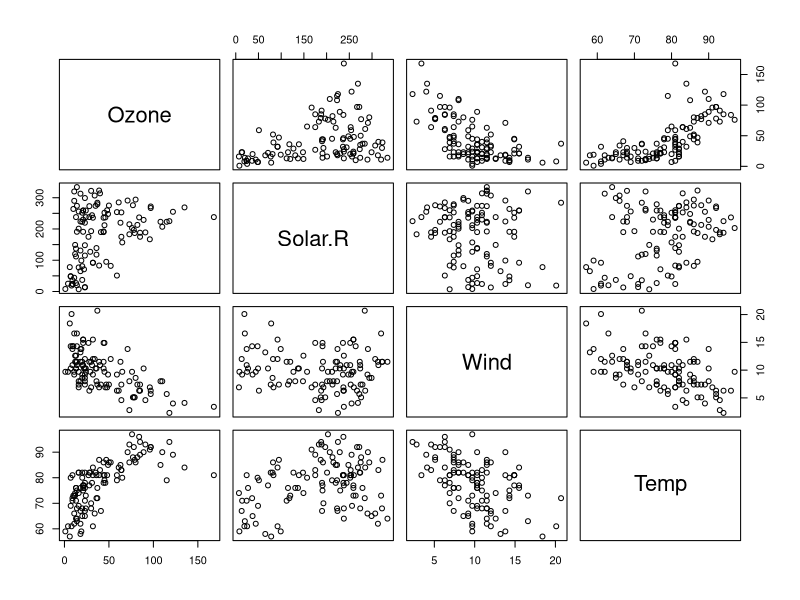
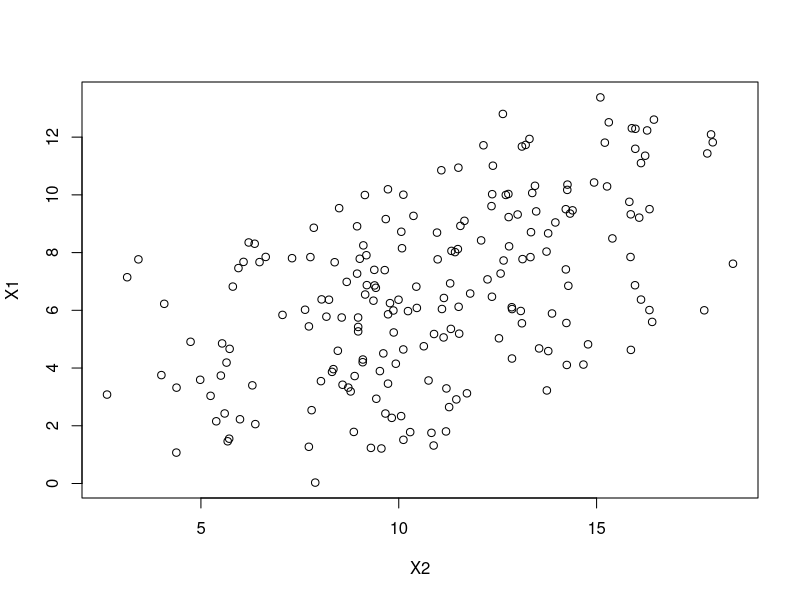

Source code (R) for these figures, in order:
##Lauren Edson
## NRE 538 Lab 7

data("airquality")
head(airquality, 15)

library(dplyr)
airquality = airquality %>%
  subset(is.na(Solar.R)==FALSE & is.na(Ozone)==FALSE)

pairs(airquality[,c(1:4)])
cor(airquality[,c(1:4)], use="na.or.complete")


# Exercise 1
# Manipulate the above code to reduce the correlation between X1X1 and X2X2 
# and recalculate the regression coefficients. Explain what you find.
# hint: Increase the random noise of X1X1 and X2X2 so that the two can be less correlated.

Y = seq(from=0, to=20, by=0.1)
X1 = (Y-2)/3 + runif(length(Y), min=0.5, max=8)
X2 = (Y+3)/2 + runif(length(Y), min=0.5, max=8)
df = as.data.frame(cbind(Y, X1, X2))
summary(lm(Y~X1, data=df)) #coefficient = 1.37
summary(lm(Y~X2, data=df)) #coefficient = 1.23
summary(lm(Y~X1+X2, data=df)) #coefficient = 0.99
plot(X1~X2)
cor(X1, X2) #correlation = 0.4589443
#Since I allowed for a greater amount of random noise in X1 and X2, the 
#relationship between Y and X1 and X2, becomes less correlated. In the plot,
#this looks like a more scattered plot, rather than a linear relationship.
#The correlation value is now 0.458, as opposed to 0.96, as it was with smaller noise.

##### Oscar: I would expect to see more discussion on this exercise, like how do you think the estimated coefficients? 
#####        Are they more close to the true value or are they more close to the estimate from uni-variate regression?


#########################################################
# Exercise 2
# [Bonus, 2 pts] Challenge yourself by calculating the RSS of the two models, 
# FF statistics (1 pt) and the p-value (1 pt) all by yourself (i.e. not using the 
#  anova() function)

mod1 = lm(Temp~Wind, data=airquality)
mod2 = lm(Temp~Wind+Solar.R, data=airquality)
summary(mod1) #degrees of freedom is 109 
summary(mod2) #degrees of freedom is 108
#anova(mod1, mod2) #F value is 8.3739

res1 = residuals(mod1)
RSS1 = sum(res1^2) 
RSS1 #7520.672

res2 = residuals(mod2)
RSS2 = sum(res2^2) 
RSS2 #6979.506

Fstat= ((RSS1-RSS2)/(3-2))/(RSS2/(108)) 
Fstat #8.373933

pf(Fstat,109,108) #1

##### Oscar: Good try, but one of the degree of freedom should be 1 (3-2). Please refer to the script I uploaded. 

# Compare a third model (mod3) with ozone varaible as the third independent 
#variable to mod1 and mod2 above. Does it explain more variance? Does it give 
#you reasonable estimate of regression coefficients?

mod3 = lm(Temp~Wind+Solar.R+Ozone, data=airquality)
summary(mod3)
anova(mod1, mod2, mod3)
# Analysis of Variance Table
# 
# Model 1: Temp ~ Wind
# Model 2: Temp ~ Wind + Solar.R
# Model 3: Temp ~ Wind + Solar.R + Ozone
# Res.Df    RSS Df Sum of Sq      F    Pr(>F)    
# 1    109 7520.7                                  
# 2    108 6979.5  1    541.17 11.589 0.0009349 ***
# 3    107 4996.6  1   1982.90 42.463 2.424e-09 ***
#   ---
#   Signif. codes:  0 '***' 0.001 '**' 0.01 '*' 0.05 '.' 0.1 ' ' 1

##The RSS of mod3 is significantly lower than both mod1 and mod2. The probability of
## mod2 to explain the same amount of variance as mod 3 is 2.4*10^-9
## The mod3 does explain more variance than the other models and gives reasonable 
## numbers for the regression coefficients. It tells us that ozone is the most significant 
##explanatory variable

##### Oscar: When wind and solar radiation becomes not significant after including ozone, it does not mean ozone explain more than the two. 
#####        It only shows the correlation among ozone and theose two variables.

#########################################################

# Exercise 3
# Compare the AIC of the three models above mod1, mod2, and mod3. 
# Do you have different conclusion in terms of which model performs better?

AIC(mod1) #788.9671
AIC(mod2) #782.6779
AIC(mod3) #747.5795

##With AIC, we are looking for the lowest value of AIC, or for a difference 
## of 4 to 7 between models. In this case, mod3 is still the model that 
## explains the most wihtout being penalized for having too many variables,
## since it has the lowest AIC value, and a difference of greater than 10 implies
## that it is significant. 
